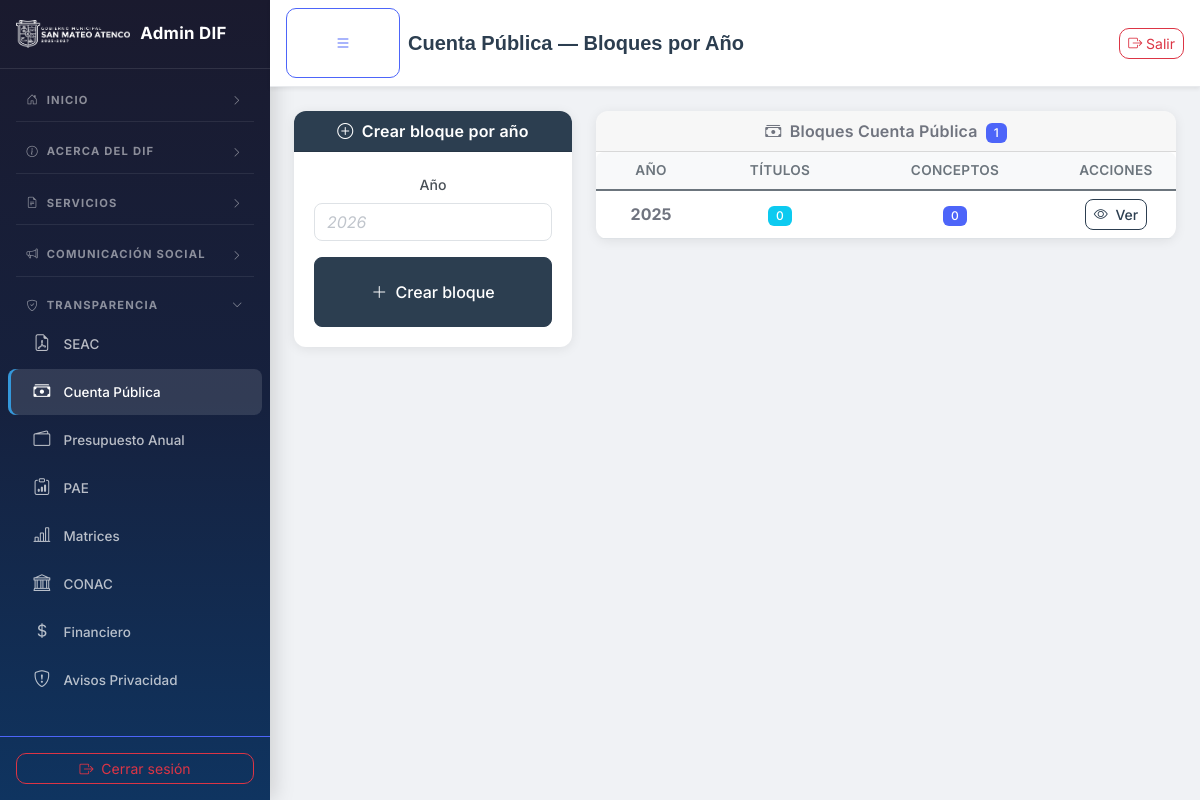
The app's page /admin/cuenta_publica.php (signed in) with its own data.
### tables this page shows
CREATE TABLE IF NOT EXISTS `cp_bloques` (
    `id`    INT  NOT NULL AUTO_INCREMENT,
    `anio`  YEAR NOT NULL,
    `orden` INT  NOT NULL DEFAULT 0,
    PRIMARY KEY (`id`),
    UNIQUE KEY `uq_cp_anio` (`anio`)
);

### admin/cuenta_publica.php (the view, shortened to what this page needs)
<?php
$pdo = get_db();
$bloqueId = isset($_GET['bloque_id']) ? (int)$_GET['bloque_id'] : 0;
$currentBloque=null; $titulos=[]; $conceptosMap=[]; $bloques=[];
try {
    if ($bloqueId>0) {
        $s=$pdo->prepare('SELECT * FROM cp_bloques WHERE id=?'); $s->execute([$bloqueId]); $currentBloque=$s->fetch();
        if ($currentBloque) {
            $s=$pdo->prepare('SELECT * FROM cp_titulos WHERE bloque_id=? ORDER BY orden ASC'); $s->execute([$bloqueId]); $titulos=$s->fetchAll();
            $tIds=array_column($titulos,'id');
            if (!empty($tIds)) { $in=implode(',',array_fill(0,count($tIds),'?'));
                $s=$pdo->prepare("SELECT * FROM cp_conceptos WHERE titulo_id IN ({$in}) ORDER BY orden ASC"); $s->execute($tIds);
                while($r=$s->fetch()){$conceptosMap[(int)$r['titulo_id']][]=$r;}
            }
        }
    } else {
        $s=$pdo->query('SELECT b.*, (SELECT COUNT(*) FROM cp_titulos t WHERE t.bloque_id=b.id) AS num_titulos, (SELECT COUNT(*) FROM cp_conceptos c INNER JOIN cp_titulos t2 ON c.titulo_id=t2.id WHERE t2.bloque_id=b.id) AS num_conceptos FROM cp_bloques b ORDER BY b.anio DESC');
        $bloques=$s->fetchAll();
    }
} catch(PDOException $e) { if(defined('APP_DEBUG')&&APP_DEBUG) error_log('CP: '.$e->getMessage()); }
$token=csrf_token();
?><!DOCTYPE html>
<html lang="es">
<head><meta charset="UTF-8"><meta name="viewport" content="width=device-width,initial-scale=1.0">
<link rel="stylesheet" href="../css/bootstrap.min.css">
<link rel="stylesheet" href="https://cdn.jsdelivr.net/npm/bootstrap-icons@1.11.3/font/bootstrap-icons.min.css">
<link rel="stylesheet" href="../css/admin.css">
</head><body><div class="d-flex">
<?php require_once __DIR__ . '/sidebar_sections.php'; render_admin_sidebar($sidebar_groups, $current_admin_file); ?>
<div class="main-content">
<nav class="navbar navbar-light bg-white shadow-sm px-3">
<button class="btn btn-outline-secondary me-2" id="toggleSidebar"><i class="bi bi-list"></i></button>
<span class="navbar-brand mb-0 h6"><?php if($currentBloque):?><a href="cuenta_publica.php" class="text-decoration-none text-muted">Cuenta Pública</a> <i class="bi bi-chevron-right mx-1 small"></i> <?=htmlspecialchars($currentBloque['anio'])?><?php else:?>Cuenta Pública — Bloques por Año<?php endif;?></span>
<a href="logout.php" class="btn btn-sm btn-outline-danger ms-auto"><i class="bi bi-box-arrow-right"></i> Salir</a>
</nav>
<div class="container-fluid p-4">
<?php if($bloqueId>0 && $currentBloque): ?>
<div class="d-flex justify-content-between align-items-center mb-3">
<h5 class="mb-0"><i class="bi bi-calendar-event me-1"></i> Cuenta Pública <?=htmlspecialchars($currentBloque['anio'])?></h5>
<button type="button" class="btn btn-outline-danger btn-sm" data-bs-toggle="modal" data-bs-target="#deleteBlockModal"><i class="bi bi-trash me-1"></i> Eliminar bloque</button>
</div>
<div class="card mb-4"><div class="card-header bg-primary text-white"><i class="bi bi-plus-circle me-1"></i> Agregar Título / Módulo</div>
<div class="card-body"><form method="POST" class="row g-2 align-items-end">
<input type="hidden" name="action" value="add_titulo"><input type="hidden" name="bloque_id" value="<?=$bloqueId?>"><input type="hidden" name="csrf_token" value="<?=htmlspecialchars($token)?>">
<div class="col-md-9"><label class="form-label">Nombre del título</label><input type="text" name="nombre" class="form-control" placeholder="Ej: CUENTA PÚBLICA <?=htmlspecialchars($currentBloque['anio'])?> MODULO 1 DISCIPLINA FINANCIERA" required></div>
<div class="col-md-3"><button type="submit" class="btn btn-primary w-100"><i class="bi bi-plus-lg me-1"></i> Agregar</button></div>
</form></div></div>
<?php if(empty($titulos)):?><div class="text-center text-muted py-4"><i class="bi bi-folder2-open" style="font-size:2rem;"></i><p class="mt-2">No hay títulos/módulos aún.</p></div>
<?php else: foreach($titulos as $titulo): $tC=$conceptosMap[(int)$titulo['id']]??[]; ?>
<div class="card mb-4">
<div class="card-header d-flex justify-content-between align-items-center" style="background-color:#7b2d8e;color:#fff;">
<span><i class="bi bi-bookmark-fill me-1"></i> <?=htmlspecialchars($titulo['nombre'])?></span>
<div><button type="button" class="btn btn-sm btn-outline-light" data-bs-toggle="modal" data-bs-target="#eTM<?=(int)$titulo['id']?>"><i class="bi bi-pencil"></i></button>
<button type="button" class="btn btn-sm btn-outline-light" data-bs-toggle="modal" data-bs-target="#dTM<?=(int)$titulo['id']?>"><i class="bi bi-trash"></i></button></div>
</div>
<div class="card-body">
<form method="POST" enctype="multipart/form-data" class="row g-2 align-items-end mb-3">
<input type="hidden" name="action" value="add_concepto"><input type="hidden" name="bloque_id" value="<?=$bloqueId?>"><input type="hidden" name="titulo_id" value="<?=(int)$titulo['id']?>"><input type="hidden" name="csrf_token" value="<?=htmlspecialchars($token)?>">
<div class="col-md-5"><label class="form-label small">Concepto</label><input type="text" name="nombre" class="form-control form-control-sm" required></div>
<div class="col-md-4"><label class="form-label small">PDF (opcional)</label><input type="file" name="pdf" class="form-control form-control-sm" accept=".pdf"></div>
<div class="col-md-3"><button type="submit" class="btn btn-sm btn-outline-primary w-100"><i class="bi bi-plus-lg me-1"></i> Agregar</button></div>
</form>
<?php if(empty($tC)):?><p class="text-muted small mb-0">Sin conceptos.</p>
<?php else:?><div class="table-responsive"><table class="table table-sm table-hover align-middle mb-0">
<thead class="table-light"><tr><th style="width:50px">#</th><th>Concepto</th><th style="width:80px">PDF</th><th style="width:200px">Acciones</th></tr></thead><tbody>
<?php foreach($tC as $c):?>
<tr><td><?=(int)$c['numero']?></td><td><?=htmlspecialchars($c['nombre'])?></td>
<td><?php if(!empty($c['pdf_path'])):?><span class="badge bg-success">Sí</span><?php else:?><span class="badge bg-secondary">No</span><?php endif;?></td>
<td>
<button class="btn btn-sm btn-outline-warning" data-bs-toggle="modal" data-bs-target="#eC<?=(int)$c['id']?>"><i class="bi bi-pencil"></i></button>
<?php if(empty($c['pdf_path'])):?><button class="btn btn-sm btn-outline-success" data-bs-toggle="modal" data-bs-target="#uP<?=(int)$c['id']?>"><i class="bi bi-upload"></i></button>
<?php else:?><button class="btn btn-sm btn-outline-info" data-bs-toggle="modal" data-bs-target="#uP<?=(int)$c['id']?>"><i class="bi bi-arrow-repeat"></i></button>
<form method="POST" class="d-inline" onsubmit="return confirm('¿Eliminar PDF?')"><input type="hidden" name="action" value="delete_pdf"><input type="hidden" name="bloque_id" value="<?=$bloqueId?>"><input type="hidden" name="concepto_id" value="<?=(int)$c['id']?>"><input type="hidden" name="csrf_token" value="<?=htmlspecialchars($token)?>"><button class="btn btn-sm btn-outline-secondary"><i class="bi bi-file-earmark-x"></i></button></form>
<?php endif;?>
<form method="POST" class="d-inline" onsubmit="return confirm('¿Eliminar concepto?')"><input type="hidden" name="action" value="delete_concepto"><input type="hidden" name="bloque_id" value="<?=$bloqueId?>"><input type="hidden" name="concepto_id" value="<?=(int)$c['id']?>"><input type="hidden" name="titulo_id" value="<?=(int)$titulo['id']?>"><input type="hidden" name="csrf_token" value="<?=htmlspecialchars($token)?>"><button class="btn btn-sm btn-outline-danger"><i class="bi bi-trash"></i></button></form>
</td></tr>
<div class="modal fade" id="eC<?=(int)$c['id']?>" tabindex="-1" aria-hidden="true"><div class="modal-dialog"><div class="modal-content"><form method="POST"><input type="hidden" name="action" value="edit_concepto"><input type="hidden" name="bloque_id" value="<?=$bloqueId?>"><input type="hidden" name="concepto_id" value="<?=(int)$c['id']?>"><input type="hidden" name="csrf_token" value="<?=htmlspecialchars($token)?>"><div class="modal-header"><h5 class="modal-title">Editar concepto</h5><button type="button" class="btn-close" data-bs-dismiss="modal"></button></div><div class="modal-body"><label class="form-label">Nombre</label><input type="text" name="nombre" class="form-control" value="<?=htmlspecialchars($c['nombre'])?>" required></div><div class="modal-footer"><button type="button" class="btn btn-secondary" data-bs-dismiss="modal">Cancelar</button><button type="submit" class="btn btn-warning">Guardar</button></div></form></div></div></div>
<div class="modal fade" id="uP<?=(int)$c['id']?>" tabindex="-1" aria-hidden="true"><div class="modal-dialog"><div class="modal-content"><form method="POST" enctype="multipart/form-data"><input type="hidden" name="action" value="upload_pdf"><input type="hidden" name="bloque_id" value="<?=$bloqueId?>"><input type="hidden" name="concepto_id" value="<?=(int)$c['id']?>"><input type="hidden" name="csrf_token" value="<?=htmlspecialchars($token)?>"><div class="modal-header"><h5 class="modal-title"><?=empty($c['pdf_path'])?'Subir':'Reemplazar'?> PDF</h5><button type="button" class="btn-close" data-bs-dismiss="modal"></button></div><div class="modal-body"><input type="file" name="pdf" class="form-control" accept=".pdf" required></div><div class="modal-footer"><button type="button" class="btn btn-secondary" data-bs-dismiss="modal">Cancelar</button><button type="submit" class="btn btn-success">Subir</button></div></form></div></div></div>
<?php endforeach;?></tbody></table></div><?php endif;?>
</div></div>
<div class="modal fade" id="eTM<?=(int)$titulo['id']?>" tabindex="-1" aria-hidden="true"><div class="modal-dialog"><div class="modal-content"><form method="POST"><input type="hidden" name="action" value="edit_titulo"><input type="hidden" name="bloque_id" value="<?=$bloqueId?>"><input type="hidden" name="titulo_id" value="<?=(int)$titulo['id']?>"><input type="hidden" name="csrf_token" value="<?=htmlspecialchars($token)?>"><div class="modal-header"><h5 class="modal-title">Editar título</h5><button type="button" class="btn-close" data-bs-dismiss="modal"></button></div><div class="modal-body"><label class="form-label">Nombre</label><input type="text" name="nombre" class="form-control" value="<?=htmlspecialchars($titulo['nombre'])?>" required></div><div class="modal-footer"><button type="button" class="btn btn-secondary" data-bs-dismiss="modal">Cancelar</button><button type="submit" class="btn btn-warning">Guardar</button></div></form></div></div></div>
<div class="modal fade" id="dTM<?=(int)$titulo['id']?>" tabindex="-1" aria-hidden="true"><div class="modal-dialog"><div class="modal-content"><form method="POST"><input type="hidden" name="action" value="delete_titulo"><input type="hidden" name="bloque_id" value="<?=$bloqueId?>"><input type="hidden" name="titulo_id" value="<?=(int)$titulo['id']?>"><input type="hidden" name="csrf_token" value="<?=htmlspecialchars($token)?>"><div class="modal-header"><h5 class="modal-title text-danger">Eliminar título</h5><button type="button" class="btn-close" data-bs-dismiss="modal"></button></div><div class="modal-body"><p>¿Eliminar <strong><?=htmlspecialchars($titulo['nombre'])?></strong> y todos sus conceptos?</p></div><div class="modal-footer"><button type="button" class="btn btn-secondary" data-bs-dismiss="modal">Cancelar</button><button type="submit" class="btn btn-danger">Eliminar</button></div></form></div></div></div>
<?php endforeach; endif;?>
<div class="modal fade" id="deleteBlockModal" tabindex="-1" aria-hidden="true"><div class="modal-dialog"><div class="modal-content"><form method="POST"><input type="hidden" name="action" value="delete_block"><input type="hidden" name="id" value="<?=$bloqueId?>"><input type="hidden" name="csrf_token" value="<?=htmlspecialchars($token)?>"><div class="modal-header"><h5 class="modal-title text-danger">Eliminar bloque</h5><button type="button" class="btn-close" data-bs-dismiss="modal"></button></div><div class="modal-body"><p>¿Eliminar bloque <strong><?=htmlspecialchars($currentBloque['anio'])?></strong> y todo su contenido?</p></div><div class="modal-footer"><button type="button" class="btn btn-secondary" data-bs-dismiss="modal">Cancelar</button><button type="submit" class="btn btn-danger">Eliminar</button></div></form></div></div></div>
<?php else: ?>
<div class="row g-4">
<div class="col-lg-4"><div class="card">
<div class="card-header bg-primary text-white"><i class="bi bi-plus-circle me-1"></i> Crear bloque por año</div>
<div class="card-body"><form method="POST">
<div class="mb-3"><label class="form-label">Año</label><input type="number" name="anio" class="form-control" min="2000" max="<?=date('Y')?>" placeholder="<?=date('Y')?>" required></div>
<button type="submit" class="btn btn-primary w-100"><i class="bi bi-plus-lg me-1"></i> Crear bloque</button>
</form></div></div></div>
<div class="col-lg-8"><div class="card">
<div class="card-header"><i class="bi bi-cash-stack me-1"></i> Bloques Cuenta Pública <span class="badge bg-secondary ms-1"><?=count($bloques)?></span></div>
<div class="card-body p-0">
<?php if(empty($bloques)):?>
<div class="text-center text-muted py-4"><i class="bi bi-folder2-open" style="font-size:2rem;"></i><p class="mt-2 mb-0">No hay bloques. Use el formulario para crear uno.</p></div>
<?php else:?>
<div class="table-responsive"><table class="table table-hover align-middle mb-0">
<thead class="table-light"><tr><th>Año</th><th>Títulos</th><th>Conceptos</th><th style="width:120px">Acciones</th></tr></thead><tbody>
<?php foreach($bloques as $b):?>
<tr><td><strong><?=htmlspecialchars($b['anio'])?></strong></td>
<td><span class="badge bg-info"><?=(int)$b['num_titulos']?></span></td>
<td><span class="badge bg-secondary"><?=(int)$b['num_conceptos']?></span></td>
<td><a href="cuenta_publica.php?bloque_id=<?=(int)$b['id']?>" class="btn btn-sm btn-outline-primary"><i class="bi bi-eye me-1"></i> Ver</a></td></tr>
<?php endforeach;?>
</tbody></table></div>
<?php endif;?>
</div></div></div></div>
<?php endif;?>
</div></div></div>
</body></html>

### css/admin.css (style rules this page uses)
:root { --admin-primary: #2c3e50; --admin-primary-hover: #1a252f; --admin-primary-border: #2c3e50; --admin-accent: #3498db; --admin-accent-hover: #2980b9; --admin-success: #27ae60; --admin-warning: #f39c12; --admin-danger: #e74c3c; --admin-bg: #f0f2f5; --admin-card-shadow: 0 2px 12px rgba(0,0,0,0.08); --sidebar-bg: linear-gradient(180deg, #1a1a2e 0%, #16213e 50%, #0f3460 100%); --sidebar-active: rgba(255,255,255,0.12); --sidebar-hover: rgba(255,255,255,0.08); }
body { background-color: var(--admin-bg); font-family: 'Inter', -apple-system, BlinkMacSystemFont, 'Segoe UI', sans-serif; }
.btn-primary { background-color: var(--admin-primary) !important; border-color: var(--admin-primary-border) !important; color: #fff !important; border-radius: 8px; font-weight: 500; transition: all 0.2s; }
.btn-outline-primary { color: var(--admin-primary) !important; border-color: var(--admin-primary-border) !important; border-radius: 8px; font-weight: 500; }
.bg-primary { background-color: var(--admin-primary) !important; }
.main-content { flex: 1; min-width: 0; transition: margin-left 0.3s; }
.main-content > .navbar { background: #fff !important; border-bottom: 1px solid #e8eaed; box-shadow: 0 1px 4px rgba(0,0,0,0.04); }
.navbar-brand { font-weight: 600; color: var(--admin-primary) !important; }
.card { border: none; border-radius: 12px; box-shadow: var(--admin-card-shadow); transition: transform 0.2s, box-shadow 0.2s; }
.card-header { border-radius: 12px 12px 0 0 !important; font-weight: 600; letter-spacing: 0.2px; }
.card-body { padding: 1.25rem; }
.table { border-radius: 8px; overflow: hidden; }
.table thead th { background: #f8f9fa; font-weight: 600; font-size: 0.85rem; text-transform: uppercase; letter-spacing: 0.3px; color: #6c757d; border-bottom: 2px solid #dee2e6; }
.form-control, .form-select { border-radius: 8px; border: 1.5px solid #dee2e6; transition: border-color 0.2s, box-shadow 0.2s; }
.form-control::placeholder { color: #c0c5cc; font-style: italic; font-weight: 400; }
.form-label { font-weight: 500; font-size: 0.88rem; color: #495057; }
.badge { border-radius: 6px; font-weight: 500; letter-spacing: 0.2px; }
.table-responsive { scrollbar-width: thin; scrollbar-color: #c1c7cd transparent; }

### records on screen
cp_bloques: anio "2025", num_titulos "0", num_conceptos "0"

### other values on screen
$group['group'] "INICIO"
$group['group'] "ACERCA DEL DIF"
$group['group'] "SERVICIOS"
$group['group'] "COMUNICACIÓN SOCIAL"
$group['group'] "TRANSPARENCIA"
$item['title'] "SEAC"
$item['title'] "Cuenta Pública"
$item['title'] "Presupuesto Anual"
$item['title'] "PAE"
$item['title'] "Matrices"
$item['title'] "CONAC"
$item['title'] "Financiero"
$item['title'] "Avisos Privacidad"
count($bloques) "1"
